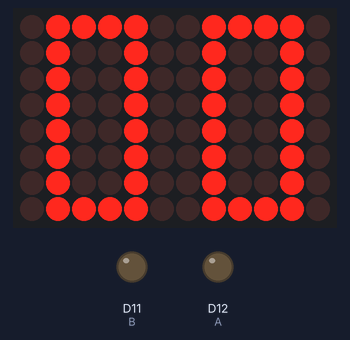
Simulated run of this sketch. Board: Arduino Uno R4 WiFi. On the bench: 12×8 LED matrix, output pins drawn as LEDs (lit = HIGH).

Above: at 0.6 s.
At 6.1 s:
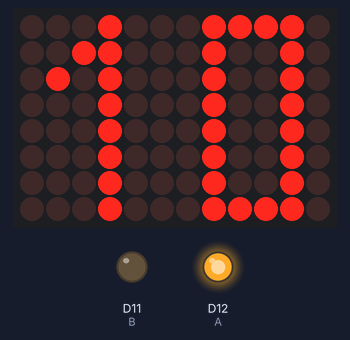
At 17.1 s:
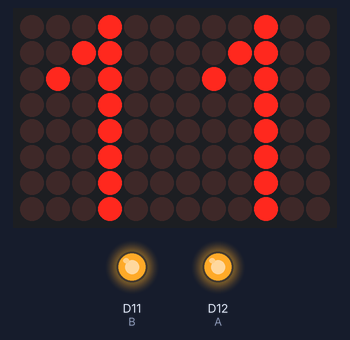
At 33.6 s:
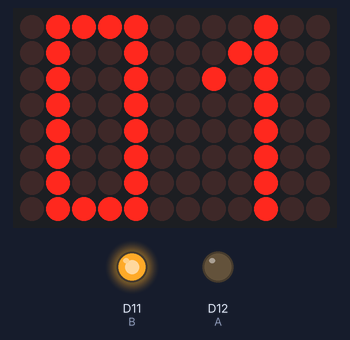
Timing chart, 0 to 40.0 s (numbered marks = the images above):
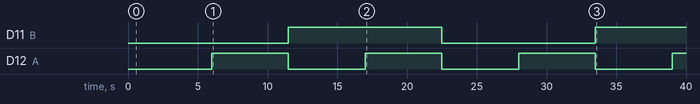

Measured:
- by itself, D11 (B): LOW → HIGH at 11.5 s, → LOW 11.0 s later, → HIGH 11.0 s later
- by itself, D12 (A): alternates HIGH for 5.5 s and LOW for 5.5 s
- what the display in image 0 shows lasts 5.5 s, from 0.5 s to 6.0 s

The sketch:

AND_with_npn_transistor.ino
```cpp
#include <Arduino_LED_Matrix.h>

//definisco i pin di ingresso A e B con delle costanti
const int A = 12;
const int B = 11;

//definisco i (mezzi) frame per il display led
// per mostrare   1 e 0
const byte uno [8][6] ={
  {0,0,0,1,0,0},
  {0,0,1,1,0,0},
  {0,1,0,1,0,0},
  {0,0,0,1,0,0},
  {0,0,0,1,0,0},
  {0,0,0,1,0,0},
  {0,0,0,1,0,0},
  {0,0,0,1,0,0}
};

const byte zero [8][6] ={
  {0,1,1,1,1,0},
  {0,1,0,0,1,0},
  {0,1,0,0,1,0},
  {0,1,0,0,1,0},
  {0,1,0,0,1,0},
  {0,1,0,0,1,0},
  {0,1,0,0,1,0},
  {0,1,1,1,1,0}
};
//creo matrice led
ArduinoLEDMatrix led_matrix;

void setup() {
  //setto i pin A e B in modalità OUTPUT
  pinMode(A, OUTPUT);
  pinMode(B, OUTPUT);

  led_matrix.begin();
  delay(500);
}


void loop() {
  //in sequenza provo tutte le combinazioni
  //della tabella di verità utilizzando la matrice led per indicare
  //i valori immessi in input

  //A = 0 , B = 0
  digitalWrite(A, LOW);
  digitalWrite(B, LOW);

  //mostro su display usando una funzione ad hoc
  mostra_valori_LED(false,false);
  //attendo 5 secondi
  delay(5000);

  //A = 1 , B = 0
  digitalWrite(A, HIGH);
  digitalWrite(B, LOW);

  //mostro su display usando una funzione ad hoc
  mostra_valori_LED(true,false);
  //attendo 5 secondi
  delay(5000);

  //A = 0 , B = 1
  digitalWrite(A, LOW);
  digitalWrite(B, HIGH);

  //mostro su display usando una funzione ad hoc
  mostra_valori_LED(false,true);
  //attendo 5 secondi
  delay(5000);

  //A = 1 , B = 1
  digitalWrite(A, HIGH);
  digitalWrite(B, HIGH);

  //mostro su display usando una funzione ad hoc
  mostra_valori_LED(true,true);
  //attendo 5 secondi
  delay(5000);
}


void mostra_valori_LED(bool a, bool b){
  byte all_matrix [8][12];
  if (a){
    for(int i = 0;i<8;i++){
      for(int j = 0;j<6;j++){
          all_matrix[i][j] = uno[i][j];
      }
    }
  }else{
    for(int i = 0;i<8;i++){
      for(int j = 0;j<6;j++){
          all_matrix[i][j] = zero[i][j];
      }
    }
  }
  if (b){
    for(int i = 0;i<8;i++){
      for(int j = 6;j<12;j++){
          all_matrix[i][j] = uno[i][j-6];
      }
    }
  }
  else{
    for(int i = 0;i<8;i++){
      for(int j = 6;j<12;j++){
          all_matrix[i][j] = zero[i][j-6];
      }
    }
  }
  led_matrix.renderBitmap(all_matrix,8,12);
  delay(500);
}
```
